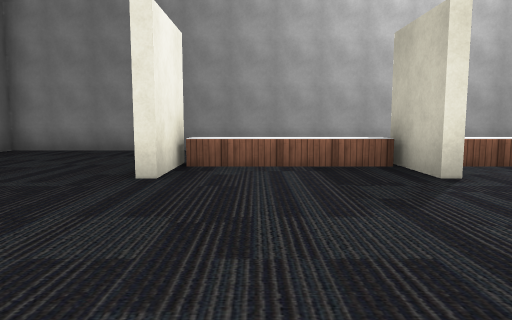
view 1 (above)

18 first-person views from a walk through a scene from a Unity 3-D project. The camera is 1.3 m above the floor, tilts 6° down and sees 70° across. The floor is counted in squares, 2 m on a side. Each view is taken from the middle of a square. On the plan, view 1 faces up. The plan holds only what a view shows up to about 11 squares ahead; the rest is blank. Some surface patterns are stand-ins.

view 2
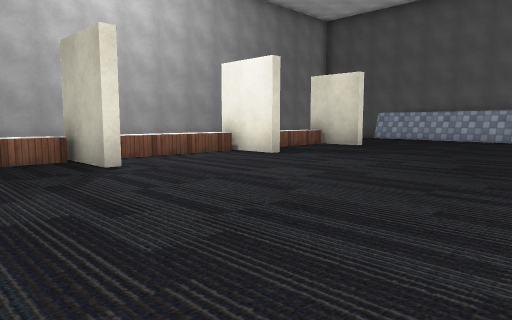

view 3
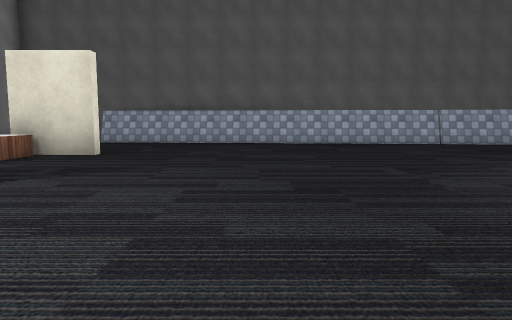

view 4
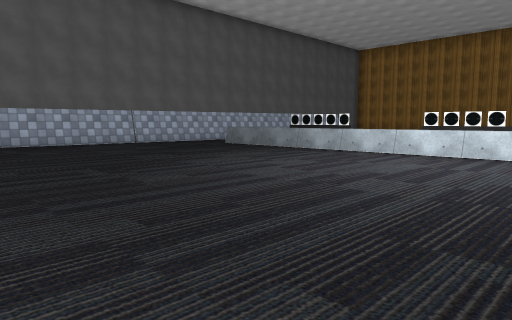

view 5
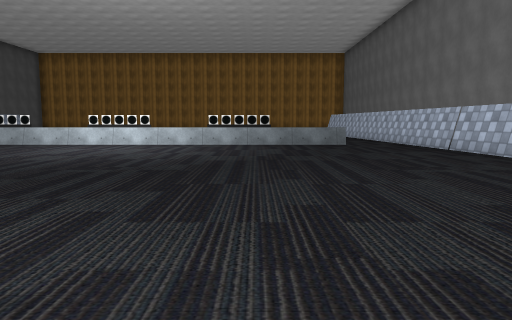

view 6
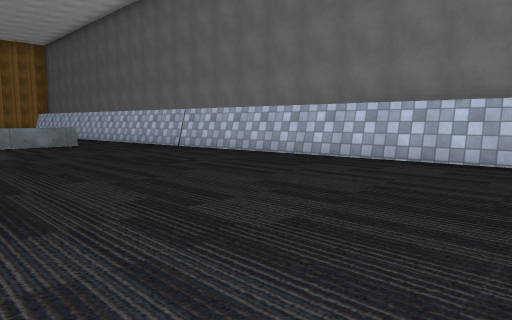

view 7
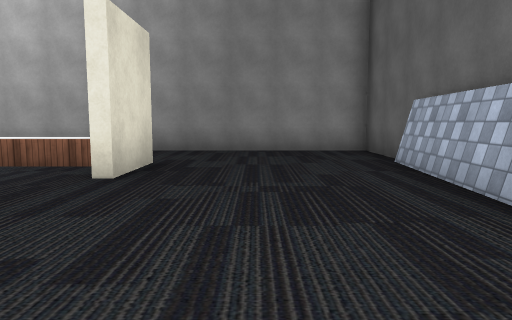

view 8
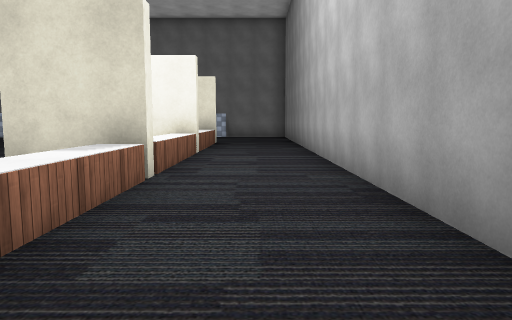

view 9
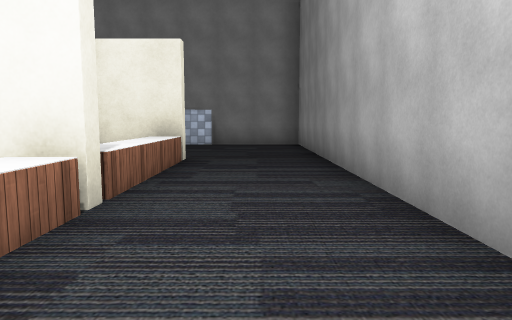

view 10
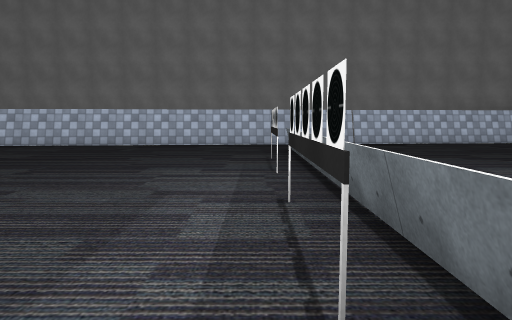

view 11
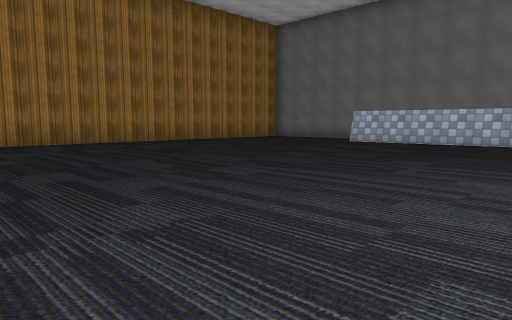

view 12
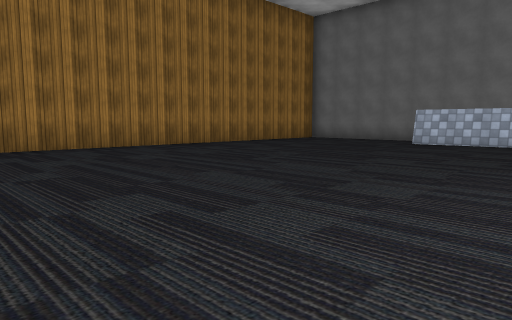

view 13
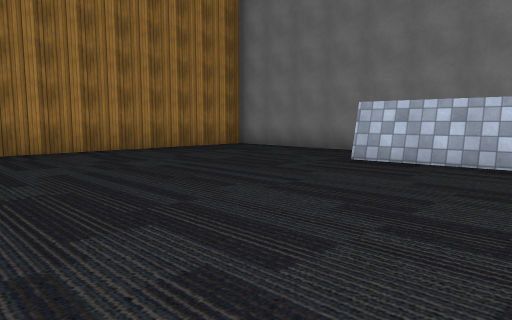

view 14
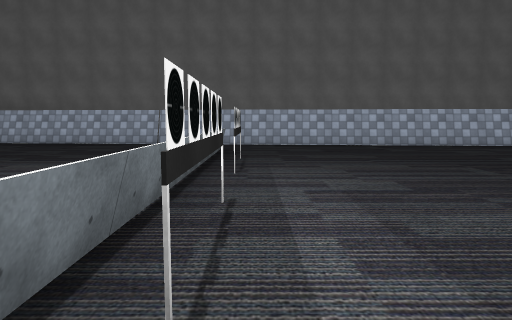

view 15
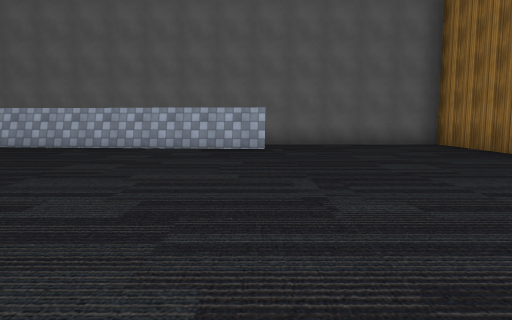

view 16
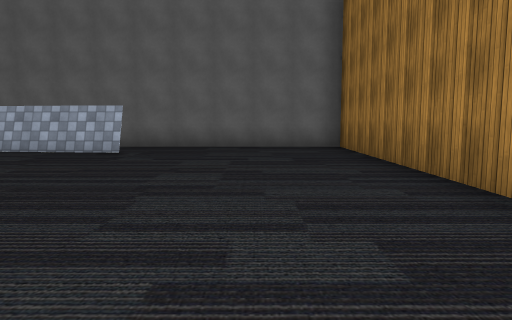

view 17
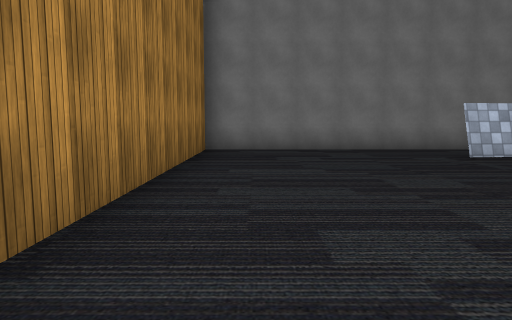

view 18
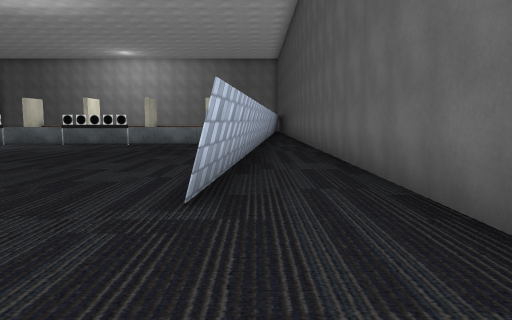

### Floor plan
Ten units are one square. View 1 is at (0, 0); x grows to the right and y downward. Boxes are objects, and circles mark ways between rooms. Rooms are numbered by the first view taken in them; rooms with no view inside come last. Other rooms are left out.
<svg viewBox="-60 -87 200 284">
<path fill="none" stroke="#000" d="M56 -41 56 -55M21 -41 21 -55M24 -56 24 -48M59 -56 59 -41M91 -41 91 -59M-11 -59 -11 -41M94 -59 94 -41M30 67 50 67M65 67 85 67M-51 -30 -43 66M-5 67 15 67M135 -59 135 -82 -55 -82 -55 -58M123 66 133 -58M-26 63 104 63M50 67 30 67M14 67 -4 67M70 192 135 192 135 60M85 67 65 67M-55 130 -55 192 54 192M-43 66 -36 142M123 59 116 143 123 66M105 63 -25 63"/>
<rect x="-5" y="-65" width="30" height="10" fill="#bbb"><title>table</title></rect>
<rect x="25" y="-65" width="30" height="10" fill="#bbb"><title>table</title></rect>
<rect x="55" y="-65" width="30" height="10" fill="#bbb"><title>table</title></rect>
<circle cx="-30" cy="60" r="3" fill="#2a7"/>
<circle cx="110" cy="60" r="3" fill="#2a7"/>
<text x="40" y="-20">1</text>
<text x="40" y="130">2</text>
</svg>
Room 1 opens to room 2.

Where each view was taken, in squares from view 1:
view 1: 0 up, 0 right, facing up
view 2: 1 down, 0 right, facing up-right
view 3: 1 up, 2 right, facing right
view 4: 1 up, 2 right, facing down-right
view 5: 4 up, 0 right, facing down
view 6: 4 up, 1 right, facing down-left
view 7: 0 up, 11 right, facing up
view 8: 7 up, 10 right, facing left
view 9: 7 up, 5 right, facing left
view 10: 7 down, 6 right, facing left
view 11: 8 down, 7 right, facing down-left
view 12: 10 down, 7 right, facing down-left
view 13: 11 down, 2 right, facing down-left
view 14: 7 down, 2 right, facing right
view 15: 14 down, 3 right, facing right
view 16: 17 down, 4 right, facing right
view 17: 18 down, 3 right, facing left
view 18: 17 down, 12 right, facing up
